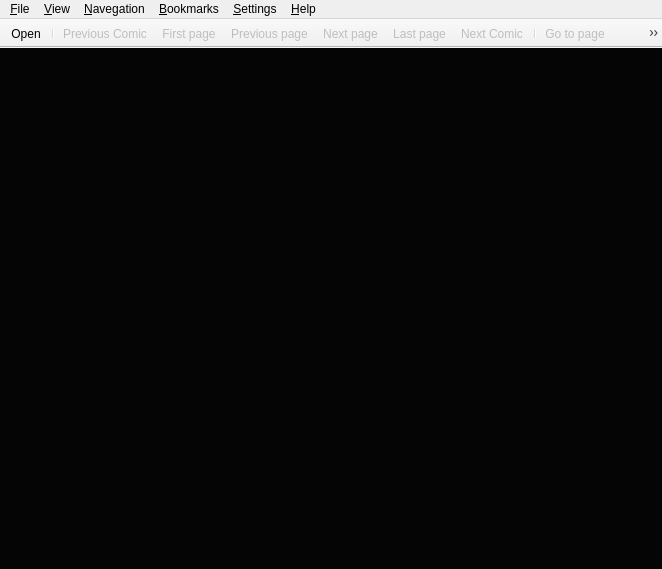
<?xml version="1.0" encoding="UTF-8"?>
<ui version="4.0">
 <author>Michell Stuttgart Faria</author>
 <class>MainWindow</class>
 <widget class="QMainWindow" name="MainWindow">
  <property name="geometry">
   <rect>
    <x>0</x>
    <y>0</y>
    <width>662</width>
    <height>569</height>
   </rect>
  </property>
  <property name="sizePolicy">
   <sizepolicy hsizetype="Expanding" vsizetype="Expanding">
    <horstretch>0</horstretch>
    <verstretch>0</verstretch>
   </sizepolicy>
  </property>
  <property name="windowTitle">
   <string>Pynocchio Comic Reader</string>
  </property>
  <property name="windowIcon">
   <iconset resource="../resource/main_window.qrc">
    <normaloff>:/icons/icons/freeiconmaker_2 1.png</normaloff>:/icons/icons/freeiconmaker_2 1.png</iconset>
  </property>
  <property name="accessibleName">
   <string>Pyellow</string>
  </property>
  <property name="iconSize">
   <size>
    <width>22</width>
    <height>22</height>
   </size>
  </property>
  <property name="toolButtonStyle">
   <enum>Qt::ToolButtonIconOnly</enum>
  </property>
  <property name="documentMode">
   <bool>false</bool>
  </property>
  <property name="tabShape">
   <enum>QTabWidget::Rounded</enum>
  </property>
  <property name="dockNestingEnabled">
   <bool>false</bool>
  </property>
  <property name="unifiedTitleAndToolBarOnMac">
   <bool>true</bool>
  </property>
  <widget class="QWidget" name="centralwidget">
   <property name="sizePolicy">
    <sizepolicy hsizetype="Preferred" vsizetype="Preferred">
     <horstretch>0</horstretch>
     <verstretch>0</verstretch>
    </sizepolicy>
   </property>
   <property name="maximumSize">
    <size>
     <width>628</width>
     <height>349</height>
    </size>
   </property>
   <property name="autoFillBackground">
    <bool>false</bool>
   </property>
   <layout class="QHBoxLayout" name="horizontalLayout">
    <property name="sizeConstraint">
     <enum>QLayout::SetMaximumSize</enum>
    </property>
    <property name="margin">
     <number>0</number>
    </property>
    <item>
     <layout class="QVBoxLayout" name="verticalLayout_2">
      <item>
       <widget class="Viewer" name="viewer">
        <property name="sizePolicy">
         <sizepolicy hsizetype="Preferred" vsizetype="Preferred">
          <horstretch>0</horstretch>
          <verstretch>0</verstretch>
         </sizepolicy>
        </property>
        <property name="autoFillBackground">
         <bool>true</bool>
        </property>
        <property name="styleSheet">
         <string notr="true">background-color: rgb(5, 5, 5);</string>
        </property>
        <property name="frameShape">
         <enum>QFrame::NoFrame</enum>
        </property>
        <property name="frameShadow">
         <enum>QFrame::Plain</enum>
        </property>
        <property name="lineWidth">
         <number>0</number>
        </property>
        <property name="verticalScrollBarPolicy">
         <enum>Qt::ScrollBarAlwaysOff</enum>
        </property>
        <property name="horizontalScrollBarPolicy">
         <enum>Qt::ScrollBarAlwaysOff</enum>
        </property>
        <property name="widgetResizable">
         <bool>true</bool>
        </property>
        <property name="alignment">
         <set>Qt::AlignCenter</set>
        </property>
        <widget class="QWidget" name="scroll_area_widget_contents">
         <property name="geometry">
          <rect>
           <x>0</x>
           <y>0</y>
           <width>626</width>
           <height>347</height>
          </rect>
         </property>
         <layout class="QVBoxLayout" name="verticalLayout">
          <item>
           <widget class="QLabel" name="label">
            <property name="focusPolicy">
             <enum>Qt::NoFocus</enum>
            </property>
            <property name="layoutDirection">
             <enum>Qt::LeftToRight</enum>
            </property>
            <property name="autoFillBackground">
             <bool>false</bool>
            </property>
            <property name="frameShape">
             <enum>QFrame::NoFrame</enum>
            </property>
            <property name="frameShadow">
             <enum>QFrame::Plain</enum>
            </property>
            <property name="lineWidth">
             <number>0</number>
            </property>
            <property name="text">
             <string/>
            </property>
            <property name="pixmap">
             <pixmap resource="../resource/main_window.qrc">:/icons/icons/freeiconmaker_2 1.png</pixmap>
            </property>
            <property name="alignment">
             <set>Qt::AlignCenter</set>
            </property>
           </widget>
          </item>
         </layout>
        </widget>
       </widget>
      </item>
     </layout>
    </item>
   </layout>
  </widget>
  <widget class="QMenuBar" name="menubar">
   <property name="geometry">
    <rect>
     <x>0</x>
     <y>0</y>
     <width>662</width>
     <height>27</height>
    </rect>
   </property>
   <property name="sizePolicy">
    <sizepolicy hsizetype="Fixed" vsizetype="Fixed">
     <horstretch>0</horstretch>
     <verstretch>0</verstretch>
    </sizepolicy>
   </property>
   <property name="autoFillBackground">
    <bool>false</bool>
   </property>
   <widget class="QMenu" name="menu_file">
    <property name="title">
     <string>&amp;File</string>
    </property>
    <widget class="QMenu" name="menu_recent_files">
     <property name="title">
      <string>&amp;Recent files</string>
     </property>
     <property name="icon">
      <iconset resource="../resource/main_window.qrc">
       <normaloff>:/icons/elementary3-icon-theme/places/48/folder-recent.svg</normaloff>:/icons/elementary3-icon-theme/places/48/folder-recent.svg</iconset>
     </property>
    </widget>
    <addaction name="action_open"/>
    <addaction name="action_open_folder"/>
    <addaction name="menu_recent_files"/>
    <addaction name="separator"/>
    <addaction name="action_exit"/>
   </widget>
   <widget class="QMenu" name="menu_view">
    <property name="title">
     <string>&amp;View</string>
    </property>
    <addaction name="action_fullscreen"/>
    <addaction name="separator"/>
    <addaction name="action_original_fit"/>
    <addaction name="action_vertical_adjust"/>
    <addaction name="action_horizontal_adjust"/>
    <addaction name="action_best_fit"/>
    <addaction name="separator"/>
    <addaction name="action_rotate_left"/>
    <addaction name="action_rotate_right"/>
   </widget>
   <widget class="QMenu" name="menu_navegation">
    <property name="title">
     <string>&amp;Navegation</string>
    </property>
    <addaction name="action_next_page"/>
    <addaction name="action_previous_page"/>
    <addaction name="separator"/>
    <addaction name="action_first_page"/>
    <addaction name="action_last_page"/>
    <addaction name="separator"/>
    <addaction name="action_go_to_page"/>
    <addaction name="separator"/>
    <addaction name="action_next_comic"/>
    <addaction name="action_previous_comic"/>
   </widget>
   <widget class="QMenu" name="menu_Help">
    <property name="title">
     <string>&amp;Help</string>
    </property>
    <addaction name="action_about"/>
    <addaction name="action_about_qt"/>
   </widget>
   <widget class="QMenu" name="menu_Settings">
    <property name="title">
     <string>&amp;Settings</string>
    </property>
    <addaction name="action_show_toolbar"/>
    <addaction name="action_show_statusbar"/>
    <addaction name="separator"/>
    <addaction name="action_preference_dialog"/>
   </widget>
   <widget class="QMenu" name="menu_Bookmarks">
    <property name="title">
     <string>&amp;Bookmarks</string>
    </property>
    <addaction name="action_add_bookmark"/>
    <addaction name="action_remove_bookmark"/>
    <addaction name="separator"/>
    <addaction name="action_bookmark_manager"/>
   </widget>
   <addaction name="menu_file"/>
   <addaction name="menu_view"/>
   <addaction name="menu_navegation"/>
   <addaction name="menu_Bookmarks"/>
   <addaction name="menu_Settings"/>
   <addaction name="menu_Help"/>
  </widget>
  <widget class="QToolBar" name="toolbar">
   <property name="enabled">
    <bool>true</bool>
   </property>
   <property name="sizePolicy">
    <sizepolicy hsizetype="Maximum" vsizetype="Maximum">
     <horstretch>0</horstretch>
     <verstretch>0</verstretch>
    </sizepolicy>
   </property>
   <property name="focusPolicy">
    <enum>Qt::ClickFocus</enum>
   </property>
   <property name="acceptDrops">
    <bool>true</bool>
   </property>
   <property name="windowTitle">
    <string>toolBar</string>
   </property>
   <property name="autoFillBackground">
    <bool>true</bool>
   </property>
   <property name="movable">
    <bool>false</bool>
   </property>
   <property name="toolButtonStyle">
    <enum>Qt::ToolButtonIconOnly</enum>
   </property>
   <property name="floatable">
    <bool>false</bool>
   </property>
   <attribute name="toolBarArea">
    <enum>TopToolBarArea</enum>
   </attribute>
   <attribute name="toolBarBreak">
    <bool>false</bool>
   </attribute>
   <addaction name="action_open"/>
   <addaction name="separator"/>
   <addaction name="action_previous_comic"/>
   <addaction name="action_first_page"/>
   <addaction name="action_previous_page"/>
   <addaction name="action_next_page"/>
   <addaction name="action_last_page"/>
   <addaction name="action_next_comic"/>
   <addaction name="separator"/>
   <addaction name="action_go_to_page"/>
   <addaction name="action_add_bookmark"/>
   <addaction name="separator"/>
   <addaction name="action_rotate_left"/>
   <addaction name="action_rotate_right"/>
   <addaction name="separator"/>
   <addaction name="action_original_fit"/>
   <addaction name="action_vertical_adjust"/>
   <addaction name="action_horizontal_adjust"/>
   <addaction name="action_best_fit"/>
   <addaction name="action_fullscreen"/>
   <addaction name="separator"/>
   <addaction name="action_exit"/>
  </widget>
  <action name="action_open">
   <property name="icon">
    <iconset resource="../resource/main_window.qrc">
     <normaloff>:/icons/elementaryicons3.1/actions/128/address-book-new.svg</normaloff>:/icons/elementaryicons3.1/actions/128/address-book-new.svg</iconset>
   </property>
   <property name="text">
    <string>&amp;Open</string>
   </property>
   <property name="shortcut">
    <string>Ctrl+O</string>
   </property>
   <property name="menuRole">
    <enum>QAction::TextHeuristicRole</enum>
   </property>
   <property name="iconVisibleInMenu">
    <bool>true</bool>
   </property>
  </action>
  <action name="action_about">
   <property name="icon">
    <iconset resource="../resource/main_window.qrc">
     <normaloff>:/icons/elementaryicons3.1/actions/128/help-contents.svg</normaloff>:/icons/elementaryicons3.1/actions/128/help-contents.svg</iconset>
   </property>
   <property name="text">
    <string>&amp;About Pynocchio</string>
   </property>
  </action>
  <action name="action_about_qt">
   <property name="text">
    <string>&amp;About Qt</string>
   </property>
  </action>
  <action name="action_exit">
   <property name="icon">
    <iconset resource="../resource/main_window.qrc">
     <normaloff>:/icons/elementary3-icon-theme/actions/48/exit.svg</normaloff>:/icons/elementary3-icon-theme/actions/48/exit.svg</iconset>
   </property>
   <property name="text">
    <string>&amp;Exit</string>
   </property>
   <property name="shortcut">
    <string>Ctrl+Q</string>
   </property>
  </action>
  <action name="action_next_page">
   <property name="enabled">
    <bool>false</bool>
   </property>
   <property name="icon">
    <iconset resource="../resource/main_window.qrc">
     <normaloff>:/icons/elementary3-icon-theme/actions/48/forward.svg</normaloff>:/icons/elementary3-icon-theme/actions/48/forward.svg</iconset>
   </property>
   <property name="text">
    <string>&amp;Next page</string>
   </property>
   <property name="shortcut">
    <string>Right</string>
   </property>
   <property name="shortcutContext">
    <enum>Qt::WidgetShortcut</enum>
   </property>
   <property name="visible">
    <bool>true</bool>
   </property>
   <property name="priority">
    <enum>QAction::NormalPriority</enum>
   </property>
  </action>
  <action name="action_previous_page">
   <property name="enabled">
    <bool>false</bool>
   </property>
   <property name="icon">
    <iconset resource="../resource/main_window.qrc">
     <normaloff>:/icons/elementary3-icon-theme/actions/48/back.svg</normaloff>:/icons/elementary3-icon-theme/actions/48/back.svg</iconset>
   </property>
   <property name="text">
    <string>&amp;Previous page</string>
   </property>
   <property name="shortcut">
    <string>Left</string>
   </property>
   <property name="shortcutContext">
    <enum>Qt::WidgetShortcut</enum>
   </property>
  </action>
  <action name="action_first_page">
   <property name="enabled">
    <bool>false</bool>
   </property>
   <property name="icon">
    <iconset resource="../resource/main_window.qrc">
     <normaloff>:/icons/elementary3-icon-theme/actions/48/start.svg</normaloff>:/icons/elementary3-icon-theme/actions/48/start.svg</iconset>
   </property>
   <property name="text">
    <string>&amp;First page</string>
   </property>
   <property name="shortcut">
    <string>Ctrl+Left</string>
   </property>
   <property name="shortcutContext">
    <enum>Qt::WidgetShortcut</enum>
   </property>
  </action>
  <action name="action_last_page">
   <property name="enabled">
    <bool>false</bool>
   </property>
   <property name="icon">
    <iconset resource="../resource/main_window.qrc">
     <normaloff>:/icons/elementary3-icon-theme/actions/48/stock_last.svg</normaloff>:/icons/elementary3-icon-theme/actions/48/stock_last.svg</iconset>
   </property>
   <property name="text">
    <string>&amp;Last page</string>
   </property>
   <property name="shortcut">
    <string>Ctrl+Right</string>
   </property>
   <property name="shortcutContext">
    <enum>Qt::WidgetShortcut</enum>
   </property>
  </action>
  <action name="action_rotate_left">
   <property name="checkable">
    <bool>false</bool>
   </property>
   <property name="enabled">
    <bool>false</bool>
   </property>
   <property name="icon">
    <iconset resource="../resource/main_window.qrc">
     <normaloff>:/icons/elementary3-icon-theme/actions/48/object-rotate-left.svg</normaloff>:/icons/elementary3-icon-theme/actions/48/object-rotate-left.svg</iconset>
   </property>
   <property name="text">
    <string>&amp;Rotate left</string>
   </property>
   <property name="shortcut">
    <string>Ctrl+Shift+R</string>
   </property>
   <property name="shortcutContext">
    <enum>Qt::WidgetShortcut</enum>
   </property>
  </action>
  <action name="action_rotate_right">
   <property name="enabled">
    <bool>false</bool>
   </property>
   <property name="icon">
    <iconset resource="../resource/main_window.qrc">
     <normaloff>:/icons/elementary3-icon-theme/actions/48/object-rotate-right.svg</normaloff>:/icons/elementary3-icon-theme/actions/48/object-rotate-right.svg</iconset>
   </property>
   <property name="text">
    <string>&amp;Rotate right</string>
   </property>
   <property name="shortcut">
    <string>Ctrl+R</string>
   </property>
   <property name="shortcutContext">
    <enum>Qt::WidgetShortcut</enum>
   </property>
  </action>
  <action name="action_vertical_adjust">
   <property name="checkable">
    <bool>true</bool>
   </property>
   <property name="checked">
    <bool>true</bool>
   </property>
   <property name="enabled">
    <bool>false</bool>
   </property>
   <property name="icon">
    <iconset resource="../resource/main_window.qrc">
     <normaloff>:/icons/elementary3-icon-theme/apps/128/beryl-settings.svg</normaloff>:/icons/elementary3-icon-theme/apps/128/beryl-settings.svg</iconset>
   </property>
   <property name="text">
    <string>&amp;Vertical adjust</string>
   </property>
   <property name="shortcut">
    <string>Ctrl+J</string>
   </property>
   <property name="autoRepeat">
    <bool>true</bool>
   </property>
  </action>
  <action name="action_horizontal_adjust">
   <property name="checkable">
    <bool>true</bool>
   </property>
   <property name="checked">
    <bool>false</bool>
   </property>
   <property name="enabled">
    <bool>false</bool>
   </property>
   <property name="icon">
    <iconset resource="../resource/main_window.qrc">
     <normaloff>:/icons/elementary3-icon-theme/apps/128/gnome-session-properties.svg</normaloff>:/icons/elementary3-icon-theme/apps/128/gnome-session-properties.svg</iconset>
   </property>
   <property name="text">
    <string>&amp;Horizontal adjust</string>
   </property>
   <property name="shortcut">
    <string>Ctrl+K</string>
   </property>
  </action>
  <action name="action_fullscreen">
   <property name="checkable">
    <bool>false</bool>
   </property>
   <property name="enabled">
    <bool>false</bool>
   </property>
   <property name="icon">
    <iconset resource="../resource/main_window.qrc">
     <normaloff>:/icons/elementary3-icon-theme/apps/128/wallpaper.svg</normaloff>:/icons/elementary3-icon-theme/apps/128/wallpaper.svg</iconset>
   </property>
   <property name="text">
    <string>&amp;Fullscreen</string>
   </property>
   <property name="shortcut">
    <string>F</string>
   </property>
   <property name="shortcutContext">
    <enum>Qt::WidgetShortcut</enum>
   </property>
  </action>
  <action name="action_go_to_page">
   <property name="enabled">
    <bool>false</bool>
   </property>
   <property name="icon">
    <iconset resource="../resource/main_window.qrc">
     <normaloff>:/icons/elementary3-icon-theme/actions/48/filefind.svg</normaloff>:/icons/elementary3-icon-theme/actions/48/filefind.svg</iconset>
   </property>
   <property name="text">
    <string>&amp;Go to page...</string>
   </property>
   <property name="shortcut">
    <string>Ctrl+G</string>
   </property>
  </action>
  <action name="action_best_fit">
   <property name="checkable">
    <bool>true</bool>
   </property>
   <property name="checked">
    <bool>false</bool>
   </property>
   <property name="enabled">
    <bool>false</bool>
   </property>
   <property name="icon">
    <iconset resource="../resource/main_window.qrc">
     <normaloff>:/icons/elementary3-icon-theme/apps/128/gnome-display-properties.svg</normaloff>:/icons/elementary3-icon-theme/apps/128/gnome-display-properties.svg</iconset>
   </property>
   <property name="text">
    <string>&amp;Whole page</string>
   </property>
   <property name="shortcut">
    <string>Ctrl+L</string>
   </property>
  </action>
  <action name="action_preferences">
   <property name="icon">
    <iconset>
     <normaloff>:/image/document-properties.svg</normaloff>:/image/document-properties.svg</iconset>
   </property>
   <property name="text">
    <string>&amp;Preferences</string>
   </property>
  </action>
  <action name="action_original_fit">
   <property name="checkable">
    <bool>true</bool>
   </property>
   <property name="checked">
    <bool>false</bool>
   </property>
   <property name="enabled">
    <bool>false</bool>
   </property>
   <property name="icon">
    <iconset resource="../resource/main_window.qrc">
     <normaloff>:/icons/icons/freeiconmaker_6.png</normaloff>:/icons/icons/freeiconmaker_6.png</iconset>
   </property>
   <property name="text">
    <string>&amp;Original fit</string>
   </property>
   <property name="shortcut">
    <string>Ctrl+H</string>
   </property>
   <property name="shortcutContext">
    <enum>Qt::ApplicationShortcut</enum>
   </property>
  </action>
  <action name="action_show_toolbar">
   <property name="checkable">
    <bool>true</bool>
   </property>
   <property name="checked">
    <bool>true</bool>
   </property>
   <property name="text">
    <string>&amp;Show Toolbar</string>
   </property>
  </action>
  <action name="action_show_statusbar">
   <property name="checkable">
    <bool>true</bool>
   </property>
   <property name="checked">
    <bool>true</bool>
   </property>
   <property name="text">
    <string>S&amp;how Statusbar</string>
   </property>
  </action>
  <action name="action_add_bookmark">
   <property name="enabled">
    <bool>false</bool>
   </property>
   <property name="icon">
    <iconset resource="../resource/main_window.qrc">
     <normaloff>:/icons/elementaryicons3.1/actions/128/bookmark-new.svg</normaloff>:/icons/elementaryicons3.1/actions/128/bookmark-new.svg</iconset>
   </property>
   <property name="text">
    <string>&amp;Add bookmark</string>
   </property>
   <property name="visible">
    <bool>true</bool>
   </property>
  </action>
  <action name="action_remove_bookmark">
   <property name="enabled">
    <bool>false</bool>
   </property>
   <property name="icon">
    <iconset resource="../resource/main_window.qrc">
     <normaloff>:/icons/elementaryicons3.1/actions/128/remove.svg</normaloff>:/icons/elementaryicons3.1/actions/128/remove.svg</iconset>
   </property>
   <property name="text">
    <string>&amp;Remove bookmark</string>
   </property>
  </action>
  <action name="action_bookmark_manager">
   <property name="icon">
    <iconset resource="../resource/main_window.qrc">
     <normaloff>:/icons/elementary3-icon-theme/actions/48/document-properties.svg</normaloff>:/icons/elementary3-icon-theme/actions/48/document-properties.svg</iconset>
   </property>
   <property name="text">
    <string>Bookmark &amp;manager</string>
   </property>
  </action>
  <action name="action_open_folder">
   <property name="icon">
    <iconset>
     <normaloff>:/icons/icons/freeiconmaker_21.png</normaloff>:/icons/icons/freeiconmaker_21.png</iconset>
   </property>
   <property name="text">
    <string>Open &amp;Folder</string>
   </property>
   <property name="visible">
    <bool>false</bool>
   </property>
   <property name="menuRole">
    <enum>QAction::TextHeuristicRole</enum>
   </property>
   <property name="iconVisibleInMenu">
    <bool>true</bool>
   </property>
  </action>
  <action name="action_next_comic">
   <property name="enabled">
    <bool>false</bool>
   </property>
   <property name="icon">
    <iconset resource="../resource/main_window.qrc">
     <normaloff>:/icons/elementary3-icon-theme/actions/48/stock_media-next.svg</normaloff>:/icons/elementary3-icon-theme/actions/48/stock_media-next.svg</iconset>
   </property>
   <property name="text">
    <string>Next Comic</string>
   </property>
   <property name="shortcut">
    <string>Ctrl+Shift+Right</string>
   </property>
   <property name="shortcutContext">
    <enum>Qt::WidgetShortcut</enum>
   </property>
  </action>
  <action name="action_previous_comic">
   <property name="enabled">
    <bool>false</bool>
   </property>
   <property name="icon">
    <iconset resource="../resource/main_window.qrc">
     <normaloff>:/icons/elementary3-icon-theme/actions/48/stock_media-prev.svg</normaloff>:/icons/elementary3-icon-theme/actions/48/stock_media-prev.svg</iconset>
   </property>
   <property name="text">
    <string>Previous Comic</string>
   </property>
   <property name="shortcut">
    <string>Ctrl+Shift+Left</string>
   </property>
   <property name="shortcutContext">
    <enum>Qt::WidgetShortcut</enum>
   </property>
  </action>
  <action name="action_preference_dialog">
   <property name="icon">
    <iconset resource="../resource/main_window.qrc">
     <normaloff>:/icons/elementary3-icon-theme/actions/48/document-properties.svg</normaloff>:/icons/elementary3-icon-theme/actions/48/document-properties.svg</iconset>
   </property>
   <property name="text">
    <string>Preferences</string>
   </property>
  </action>
  <action name="action">
   <property name="text">
    <string/>
   </property>
  </action>
 </widget>
 <customwidgets>
  <customwidget>
   <class>Viewer</class>
   <extends>QScrollArea</extends>
   <header location="global">viewer.h</header>
   <container>1</container>
  </customwidget>
 </customwidgets>
 <resources>
  <include location="../resource/main_window.qrc"/>
 </resources>
 <connections/>
 <designerdata>
  <property name="gridDeltaX">
   <number>10</number>
  </property>
  <property name="gridDeltaY">
   <number>10</number>
  </property>
  <property name="gridSnapX">
   <bool>true</bool>
  </property>
  <property name="gridSnapY">
   <bool>true</bool>
  </property>
  <property name="gridVisible">
   <bool>true</bool>
  </property>
 </designerdata>
</ui>
